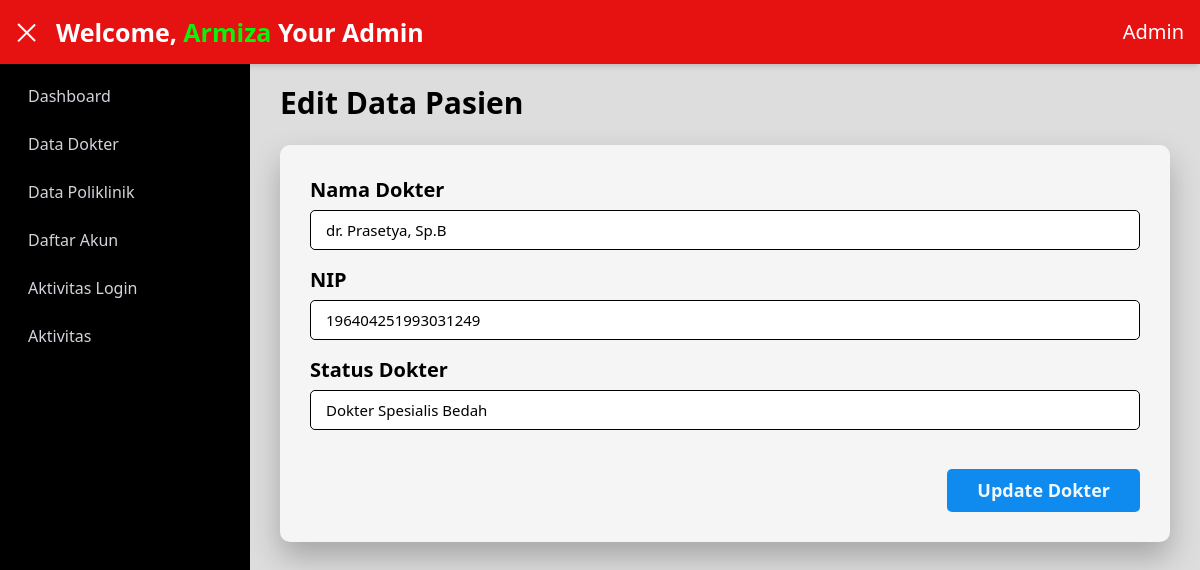
/Admin/edit_dokter.php?id=1 (signed in), run on the app's committed database.
### tables this page shows
CREATE TABLE `dokter` (
  `id` int(11) NOT NULL,
  `nama_dokter` varchar(100) DEFAULT NULL,
  `NIP` varchar(50) DEFAULT NULL,
  `status_dokter` varchar(100) DEFAULT NULL
);

### Admin/edit_dokter.php (the view, shortened to what this page needs)
<?php
include("../database.php");
$id = $_GET['id'];
$query = mysqli_query($conn, "SELECT * FROM dokter WHERE id = '$id'");
$data = mysqli_fetch_assoc($query);
?>
<!DOCTYPE html>
<html lang="en">
<head>
    <script src="https://cdn.tailwindcss.com"></script>
    <link rel="stylesheet" href="https://cdnjs.cloudflare.com/ajax/libs/font-awesome/6.5.1/css/all.min.css">
    <link rel="stylesheet" href="CSS/tambah_dokter.css">
</head>
<body class="bg-gray-100">
    <header class="header text-white h-16 shadow-md fixed w-full z-20">
        <div class="flex items-center h-full px-4">
            <button id="sidebarToggle" class="hamburger active mr-4 text-white focus:outline-none">
                <div class="w-6 space-y-1.5">
                    <span class="block h-0.5 bg-white"></span>
                </div>
            </button>
            <h1 class="title text-xl font-bold flex-grow">Welcome, <span><?= $_SESSION['username']; ?></span> Your Admin</h1>
            <div class="flex items-start justify-between">
                <div class="relative group">
                    <div class="cursor-pointer text-white">
                        <span class="font-medium">Admin</span>
                    </div>
                </div>
            </div>
        </div>
    </header>
    <div class="sidebar text-white">
        <div class="overflow-y-auto h-[calc(100vh-64px)]">
            <div class="py-2">
                <a href="dashboard_admin.php" class="menu-item flex items-center px-4 py-3 text-gray-300 hover:bg-gray-800">
                    <span class="ml-3">Dashboard</span>
                </a>
                <a href="data_dokter.php" class="menu-item flex items-center px-4 py-3 text-gray-300 hover:bg-gray-800">
                    <span class="ml-3">Data Dokter</span>
                </a>
                <a href="data_poli.php" class="menu-item flex items-center px-4 py-3 text-gray-300 hover:bg-gray-800">
                    <span class="ml-3">Data Poliklinik</span>
                </a>
                <a href="akun.php" class="menu-item flex items-center px-4 py-3 text-gray-300 hover:bg-gray-800">
                    <span class="ml-3">Daftar Akun</span>
                </a>
                <a href="login.php" class="menu-item flex items-center px-4 py-3 text-gray-300 hover:bg-gray-800">
                    <span class="ml-3">Aktivitas Login</span>
                </a>
                <a href="aktivitas.php" class="menu-item flex items-center px-4 py-3 text-gray-300 hover:bg-gray-800">
                    <span class="ml-3">Aktivitas</span>
                </a>
            </div>
        </div>
    </div>
    <main class="content">
        <div class="edit">
            <h1>Edit Data Pasien</h1>
        </div>
        <div class="box">
            <div class="form">
                <form action="proses_edit_dokter.php" method="POST">
                    <h2>Nama Dokter</h2>
                    <input type="text" name="nama_dokter" value="<?= $data['nama_dokter'] ?>">
                    <h2>NIP</h2>
                    <input type="text" name="NIP" value="<?= $data['NIP'] ?>">
                    <h2>Status Dokter</h2>
                    <input type="text" name="status_dokter" value="<?= $data['status_dokter'] ?>"><br>
                    <button type="submit" name="edit_dokter">Update Dokter</button>
                </form>
            </div>
        </div>
    </main>
</body>
</html>

### Admin/CSS/tambah_dokter.css (style rules this page uses)
.text-xl span { color:rgb(13, 240, 13); }
.sidebar { background-color: #000; width: 250px; height: 100vh; position: fixed; left: 0; top: 64px; transition: all 0.3s ease; z-index: 30; }
.header { background-color:rgb(230, 17, 17); height: 60px; position: fixed; width: 100%; top: 0; left: 0; z-index: 40; box-shadow: 0 2px 4px rgba(0,0,0,0.1); }
.header h1 { font-size: 25px; }
.cursor-pointer span { font-size: 20px; }
.content { background: #dddddd; height: 100vh; margin-top: 50px; padding: 30px; margin-left: 250px; transition: all 0.3s ease; }
.edit h1 { font-size: 30px; font-weight: bold; margin-bottom: 20px; }
.box { background: whitesmoke; border-radius: 10px; box-shadow: 0 15px 30px rgba(0,0,0,0.25); }
.form { padding: 30px; }
.form form { display: flex; flex-direction: column; }
.form h2 { font-size: 20px; font-weight: 600; }
.form input { width: 100%; height: 40px; padding: 2px 15px; font-size: 15px; border: 1px solid black; margin-top: 5px; margin-bottom: 15px; border-radius: 5px; outline: none; }
.form button { padding: 8px 30px; font-size: 18px; background:rgb(15, 138, 238); border: none; color: aliceblue; font-weight: bold; cursor: pointer; border-radius: 5px; align-self: flex-end; }
.hamburger span { transition: all 0.3s ease; }
.hamburger.active span:nth-child(3) { transform: rotate(-45deg) translate(4px, -6px); }

### data on the page
dokter: nama_dokter "dr. Prasetya, Sp.B", NIP "196404251993031249", status_dokter "Dokter Spesialis Bedah"

### other printed values
$_SESSION['username'] "Armiza"
